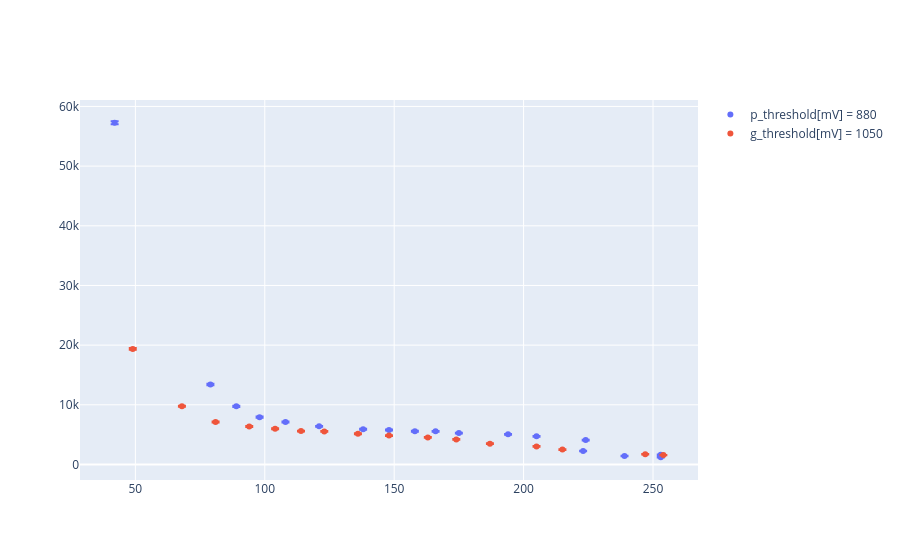

Notebook source saved alongside this figure:
### Code cell
df_880p = df_varia[df_varia['p_tensione[V]'] == 880]
df_1050g = df_varia[df_varia['g_tensione[V]'] == 1050]
fig = go.Figure()

fig.add_trace(go.Scatter(x=df_880p['p_threshold[mV]'], y=df_880p['p_count'], mode='markers', name='p_threshold[mV] = 880', error_y=dict(type='data', array=np.sqrt(df_880p['p_count']), visible=True)))
fig.add_trace(go.Scatter(x=df_1050g['g_threshold[mV]'], y=df_1050g['g_count'], mode='markers', name='g_threshold[mV] = 1050', error_y=dict(type='data', array=np.sqrt(df_1050g['g_count']), visible=True)))

### Figure 1 — Plotly figure (JSON) as saved in the notebook; plotly's stock layout.template omitted (floating-point values rounded to 4 significant figures)
{"data": [{"error_y": {"array": [63.93, 68.7, 71.13, 72.55, 74.55, 74.56, 76.05, 76.77, 79.93, 84.44, 89.08, 98.75, 115.8, 37.56, 40.44, 34.83, 47.64, 239.3], "type": "data", "visible": true}, "mode": "markers", "name": "p_threshold[mV] = 880", "type": "scatter", "x": [224, 205, 194, 175, 166, 158, 148, 138, 121, 108, 98, 89, 79, 239, 253, 253, 223, 42], "y": [4087, 4720, 5059, 5263, 5557, 5559, 5784, 5893, 6389, 7130, 7936, 9751, 13408, 1411, 1635, 1213, 2270, 57268]}, {"error_y": {"array": [49.96, 59.06, 64.86, 67.29, 69.62, 71.8, 74.45, 74.79, 77.47, 79.74, 84.27, 98.8, 139.2, 55.07, 41.4, 39.62], "type": "data", "visible": true}, "mode": "markers", "name": "g_threshold[mV] = 1050", "type": "scatter", "x": [215, 187, 174, 163, 148, 136, 123, 114, 104, 94, 81, 68, 49, 205, 247, 254], "y": [2496.0, 3488.0, 4207.0, 4528.0, 4847.0, 5155.0, 5543.0, 5593.0, 6001.0, 6359.0, 7102.0, 9762.0, 19370.0, 3033.0, 1714.0, 1570.0]}], "layout": {}}
